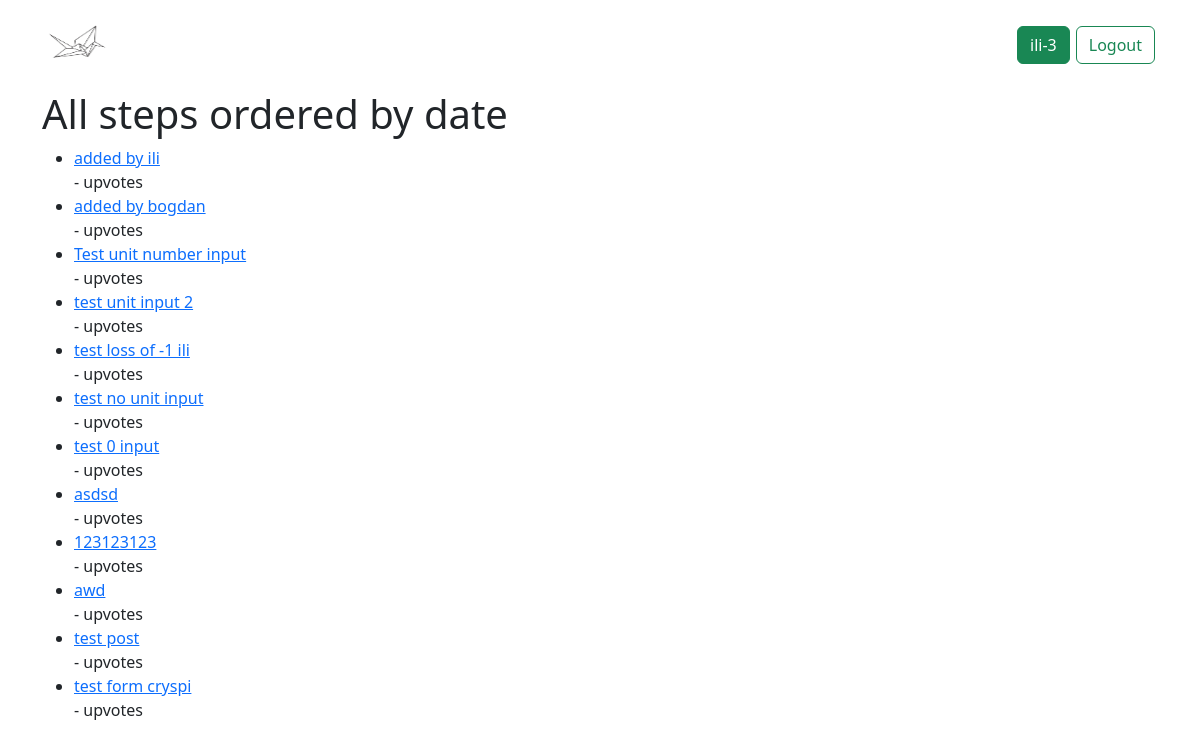
The app's page /profile/recent-steps-all/ (signed in) with its own data.
### users/models.py (models this page shows, shortened)
class UserProfile(models.Model):
    user = models.OneToOneField(User,null = True, on_delete=models.CASCADE)
    total_unit_number = models.FloatField("Unit Number", default=0)
    level = models.IntegerField("Level of the user",default = 0)

class Step(models.Model):
    user = models.ForeignKey(User, on_delete=models.CASCADE, default=1)
    step_title = models.CharField("Method title", max_length=200)
    step_description = models.CharField("Method description", max_length=1000)
    pub_date = models.DateTimeField("date published", null=True, blank=True)
    upvotes = models.ManyToManyField(User, related_name='upvoted_steps')
    unit_number = models.FloatField("Unit Number", default=0)

### users/views.py (the view)
# urls.py: path("profile/recent-steps-all/",views.step_list_recent_all, name="step-recent-all"),
def step_list_recent_all(request):
    latest_step_list_all = get_all_steps()
    context = {
        "latest_step_list_all": latest_step_list_all,
    }
    return render(request,"users/recent-steps-all.html",context )

### users/views.py (called while the page is built)
def get_all_steps():
    return Step.objects.order_by("-pub_date")

### users/templates/users/recent-steps-all.html
{% extends 'base.html' %}
{% load crispy_forms_tags %}
{% block content %}
<h1>All steps ordered by date</h1>
{% if latest_step_list_all %}
    <ul>
    {% for step in latest_step_list_all %}
        <li><a href="{% url 'users:detail' step.id %}">{{ step.step_title }}</a></li>
        -{{total_upvotes}} upvotes
        {% endfor %}
    </ul>
{% else %}
    <p>No polls are available.</p>
{% endif %}
{%endblock %}

### templates/navbar_home.html
{% load static %}
<link rel ="stylesheet" href ="{% static 'main.css' %}" type="text/css">
<nav class="navbar navbar-expand-lg">
    <div class="container navbar-container">
      <a class="navbar-brand" href="{%url 'home'%}">
        <img src="{% static "media/logocrane.png" %}" alt="2xproject" width="70" height="64">
      </a>
      <ul class="nav d-flex">
        {% if user.is_authenticated %}
        <li><a href="{%url 'users:profile'%}" class="btn btn-success">{{request.user.username}}-{{user.userprofile.level}}</a></li>
        <li><a href="{%url 'users:logout'%}" class="btn btn-outline-success">Logout</a></li>
        {% else %}
        <li><a href="{%url 'users:login'%}" class="btn btn-success">Login</a></li>
        <li><a href="{%url 'users:register'%}" class="btn btn-outline-success">Sign Up</a></li>
        {% endif %}
      </ul>
    </div>
  </nav>

### static/main.css (style rules this page uses)
body { height:100%; width:100%; position: absolute; }
.btn { margin-left: 3px; margin-right: 3px; margin-top: 3px; margin-bottom: 3px; }

### records on screen
Step: step_title "added by ili"
Step: step_title "added by bogdan"
Step: step_title "Test unit number input"
Step: step_title "test unit input 2"
Step: step_title "test loss of -1 ili"
Step: step_title "test no unit input"
Step: step_title "test 0 input"
Step: step_title "asdsd"
Step: step_title "123123123"
Step: step_title "awd"
Step: step_title "test post"
Step: step_title "test form cryspi"

### other values on screen
{{ request.user.username }} "ili"
{{ user.userprofile.level }} "3"
